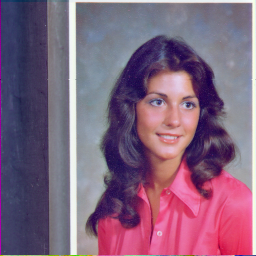
#> input picture misc/girl.tiff, 256 x 256 px, found by its file name
$ jupyter execute --allow-errors Untitled.ipynb
#> lines starting #> are read from the running program, lines starting #| are printed output that depends on the picture
## OpenCV BGR color palette

[cell 1]
import cv2 as cv;
import numpy as np;
import matplotlib.pyplot as plt;

[cell 2]
imgpath = "/home/satya/opencv/misc/girl.tiff";
img = plt.imread(imgpath);
#> img is the input picture: shape (256, 256, 3); mean R, G, B 129.2, 99.3, 125.2
r,g,b= cv.split(img);
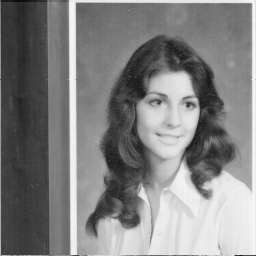
#> r: shape (256, 256); min 11, max 248, mean 129.2
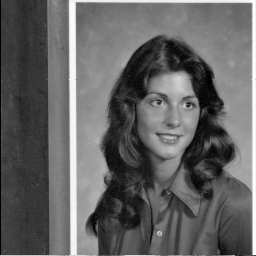
#> g: shape (256, 256); min 0, max 254, mean 99.3
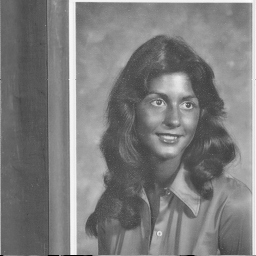
#> b: shape (256, 256); min 0, max 251, mean 125.2
plt.subplot(1,3,1);
plt.imshow(r,cmap="Reds");
plt.subplot(1,3,2);
plt.imshow(b,cmap="Blues");
plt.subplot(1,3,3);
plt.imshow(g,cmap="gray");
plt.show();
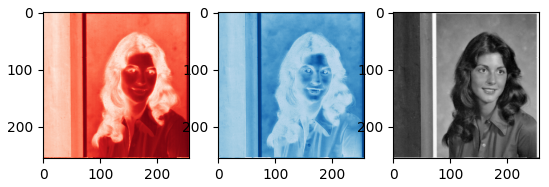
#> figure drawn by matplotlib, 3 panels
#> (the rest of this cell did not finish here and is left out)

$ run again, with misc/4.1.03.tiff copied over misc/girl.tiff
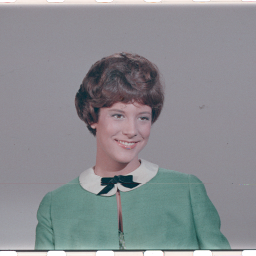
#> input picture misc/4.1.03.tiff, 256 x 256 px, found by its file name
#> img is the input picture: shape (256, 256, 3); mean R, G, B 137.6, 140, 144
#> `r,g,b= cv.split(img);`:
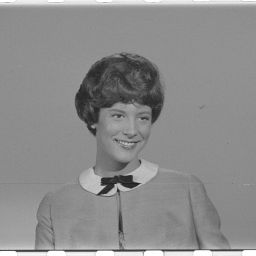
#> g: shape (256, 256); min 28, max 255, mean 140
#> `plt.show();`:
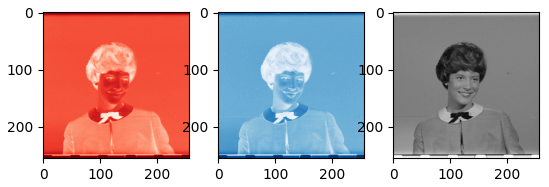
#> figure drawn by matplotlib, 3 panels
